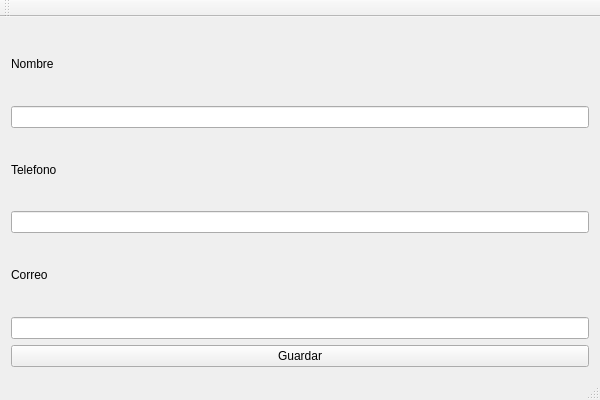
<?xml version="1.0" encoding="UTF-8"?>
<ui version="4.0">
 <class>Lab7Class</class>
 <widget class="QMainWindow" name="Lab7Class">
  <property name="geometry">
   <rect>
    <x>0</x>
    <y>0</y>
    <width>600</width>
    <height>400</height>
   </rect>
  </property>
  <property name="windowTitle">
   <string>Lab7</string>
  </property>
  <widget class="QWidget" name="centralwidget">
   <layout class="QVBoxLayout" name="verticalLayout">
    <item>
     <widget class="QLabel" name="lblNombre">
      <property name="text">
       <string>Nombre</string>
      </property>
     </widget>
    </item>
    <item>
     <widget class="QLineEdit" name="txtNombre"/>
    </item>
    <item>
     <widget class="QLabel" name="lblTelefono">
      <property name="text">
       <string>Telefono</string>
      </property>
     </widget>
    </item>
    <item>
     <widget class="QLineEdit" name="txtTelefono"/>
    </item>
    <item>
     <widget class="QLabel" name="label_3">
      <property name="text">
       <string>Correo</string>
      </property>
     </widget>
    </item>
    <item>
     <widget class="QLineEdit" name="txtCorreo"/>
    </item>
    <item>
     <widget class="QPushButton" name="btnGuardar">
      <property name="text">
       <string>Guardar</string>
      </property>
     </widget>
    </item>
   </layout>
  </widget>
  <widget class="QMenuBar" name="menubar">
   <property name="geometry">
    <rect>
     <x>0</x>
     <y>0</y>
     <width>600</width>
     <height>21</height>
    </rect>
   </property>
  </widget>
  <widget class="QToolBar" name="toolBar">
   <attribute name="toolBarArea">
    <enum>TopToolBarArea</enum>
   </attribute>
   <attribute name="toolBarBreak">
    <bool>false</bool>
   </attribute>
  </widget>
  <widget class="QStatusBar" name="statusbar"/>
 </widget>
 <layoutdefault spacing="6" margin="11"/>
 <resources>
  <include location="Lab7.qrc"/>
 </resources>
 <connections/>
</ui>
